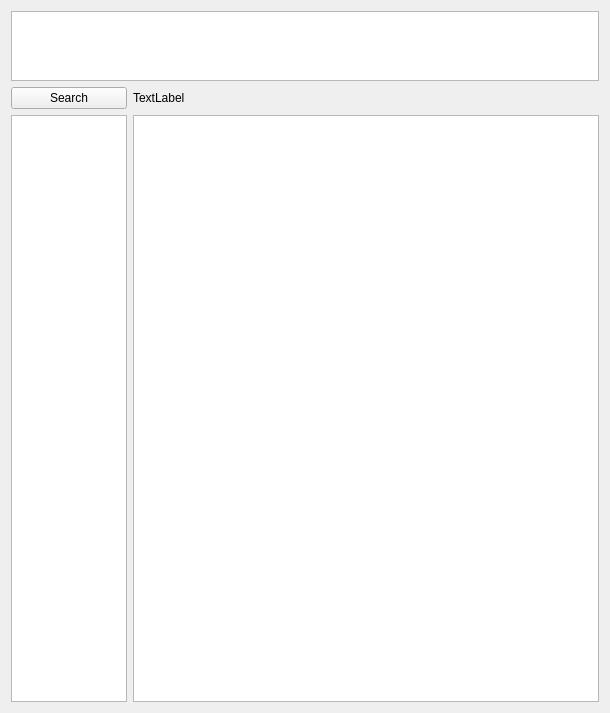
<?xml version="1.0" encoding="UTF-8"?>
<ui version="4.0">
 <class>NVKMainWindow</class>
 <widget class="QMainWindow" name="NVKMainWindow">
  <property name="geometry">
   <rect>
    <x>0</x>
    <y>0</y>
    <width>610</width>
    <height>713</height>
   </rect>
  </property>
  <widget class="QWidget" name="centralWidget">
   <layout class="QGridLayout" name="gridLayout" rowstretch="1,6">
    <item row="0" column="0">
     <layout class="QVBoxLayout" name="verticalLayout">
      <item>
       <widget class="UserPanelView" name="userPanelView"/>
      </item>
      <item>
       <layout class="QHBoxLayout" name="horizontalLayout" stretch="1,4">
        <item>
         <widget class="QPushButton" name="searchButton">
          <property name="text">
           <string>Search</string>
          </property>
         </widget>
        </item>
        <item>
         <widget class="QLabel" name="productsInCategoryLabel">
          <property name="text">
           <string>TextLabel</string>
          </property>
         </widget>
        </item>
       </layout>
      </item>
     </layout>
    </item>
    <item row="1" column="0">
     <layout class="QHBoxLayout" name="horizontalLayout_2" stretch="1,4">
      <item>
       <widget class="CategoriesView" name="categoriesView"/>
      </item>
      <item>
       <widget class="ProductsView" name="productsView">
        <property name="sceneRect">
         <rectf>
          <x>0.000000000000000</x>
          <y>0.000000000000000</y>
          <width>0.000000000000000</width>
          <height>0.000000000000000</height>
         </rectf>
        </property>
        <property name="alignment">
         <set>Qt::AlignLeading|Qt::AlignLeft|Qt::AlignTop</set>
        </property>
       </widget>
      </item>
     </layout>
    </item>
   </layout>
  </widget>
 </widget>
 <layoutdefault spacing="6" margin="11"/>
 <customwidgets>
  <customwidget>
   <class>ProductsView</class>
   <extends>QGraphicsView</extends>
   <header>frontend/views/ProductsView.h</header>
  </customwidget>
  <customwidget>
   <class>CategoriesView</class>
   <extends>QGraphicsView</extends>
   <header>frontend/views/CategoriesView.h</header>
  </customwidget>
  <customwidget>
   <class>UserPanelView</class>
   <extends>QGraphicsView</extends>
   <header>frontend/views/UserPanelView.h</header>
  </customwidget>
 </customwidgets>
 <resources/>
 <connections/>
</ui>
